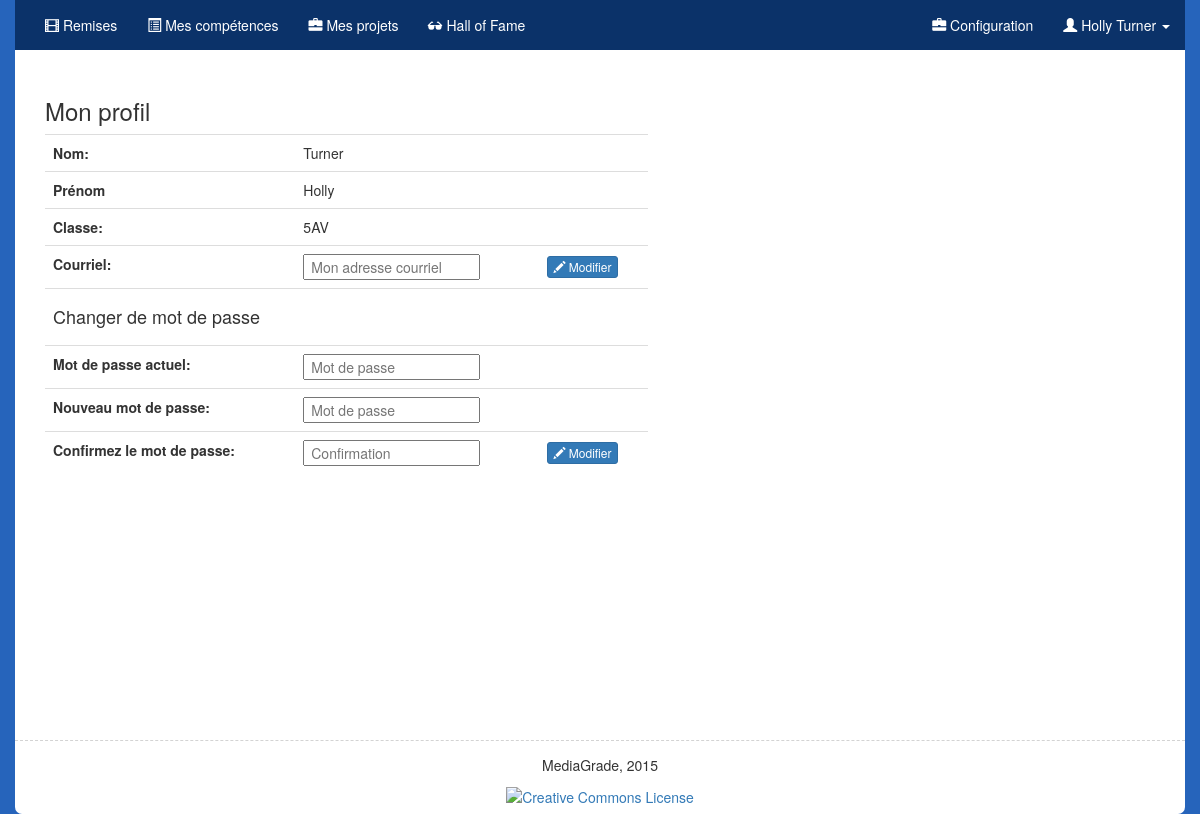
The page /profile.php (signed in) on the database its author committed.
### tables this page shows
CREATE TABLE IF NOT EXISTS `users` (
  `id` int(11) NOT NULL AUTO_INCREMENT,
  `username` varchar(20) NOT NULL,
  `email` tinytext NOT NULL,
  `hash` varchar(255) NOT NULL,
  `name` varchar(20) NOT NULL,
  `last_name` varchar(20) NOT NULL,
  `class` varchar(5) NOT NULL,
  `is_staff` tinyint(1) NOT NULL,
  PRIMARY KEY (`username`),
  KEY `id` (`id`)
);

### public/profile.php (called while the page is built, shortened)
<?php
    $query = query("SELECT * FROM users WHERE id = ?", $_SESSION["id"]);
    render("profile.php", ["title" => "Profil", "user_data" => $query[0]], true);
?>

### includes/langs/be_FR.php (called while the page is built, shortened)
<?php
$lang = array();
$lang['LANG'] = "fr";
$lang['FORGOT_PASS'] = "J'ai oublié mon mot de passe";
$lang['LOGIN'] = "S'identifier";
$lang['USERNAME'] = "Nom d'utilisateur";
$lang['NAME'] = "Prénom";
$lang['LAST_NAME'] = "Nom";
$lang['PASSWORD'] = "Mot de passe";
$lang['CONFIRM_PASSWORD'] = "Confirmez le mot de passe";
$lang['PASSWORD_MISMATCH'] = "Les mots de passe ne correspondent pas";
$lang['EMAIL'] = "Courriel";
$lang['TEACHER'] = "Professeur";
$lang['BACK'] = "Retour";
$lang['MY_PROFILE'] = "Mon profil";
$lang['CHANGE_PASS'] = "Changer de mot de passe";
$lang['ACTUAL_PASS'] = "Mot de passe actuel";
$lang['NEW_PASS'] = "Nouveau mot de passe";
$lang['CONFIRM_PASS'] = "Confirmez le mot de passe";
$lang['MODIFY'] = "Modifier";
$lang['MY_MAIL'] = "Mon adresse courriel";
$lang['SORRY'] = "Désolé!";
$lang['PROVIDE_PASSWORD'] = "Merci de fournir un mot de passe.";
$lang['ALL_FIELDS_REQUIRED'] = "Tous les champs sont obligatoires!";
$lang['PROVIDE_EMAIL'] = "Courriel non valide";
$lang['SAFE_PASSWORD'] = "Votre mot de passe doit contenir au moins 8 caractères, dont 1 en majuscule et 1 chiffre.";
$lang['ALREADY_USER'] = "Courriel ou nom d'utilisateur déjà utilisé";
$lang['USER_EXPLOIT'] = "\"Touche pas à ça, p'tit con!\"";
$lang['USER_INCLUSION_EXPLOIT'] = "Tentative de RFI détectée...";
$lang['NO_INSTRUCTIONS'] = "Désolé, les consignes ne sont pas (encore) disponibles.";
$lang['MAX_SIZE_REACHED'] = "Taille de fichier supérieure à 200 Mo. Vérifiez votre exportation.";
$lang['UNEXPECTED_FILE_TYPE'] = "Format de fichier inattendu.";
$lang['DIR_CREATION_ERROR'] = "Erreur lors de la création du répertoire.";
$lang['NO_FILE'] = "Choisissez un fichier!";
$lang['SELECT_FILE'] = "Sélectionnez un fichier";
$lang['REQUIRED_ANSWER'] = "Réponse requise!";
$lang['REQUIRED_ANSWER'] = "Réponse requise!";
$lang['INVALID_USER_PASS'] = "Nom d'utilisateur ou mot de passe invalide.";
$lang['GRADES'] = "Évaluations";
$lang['RESULTS'] = "Résultats";
$lang['INSTRUCTIONS'] = "Consignes";
$lang['SUBMIT'] = "Remises";
$lang['SKILLS'] = "Compétences";
$lang['ACCOUNT'] = "Compte";
$lang['GALLERY'] = "Hall of Fame";
$lang['MY_GALLERY'] = "Mes projets";
$lang['GRADE_BOOK'] = "Mes compétences";
$lang['LOGOUT'] = "Déconnection";
$lang['MANAGE_PROJECTS'] = "Gérer les projets";
$lang['RATE'] = "Corriger";
$lang['CONFIG'] = "Configuration";
$lang['NEW_PROJECT'] = "Nouveau projet";
$lang['NO_PDF_READER'] = "<p>It appears your Web browser is not configured to display PDF files.
                            No worries, just <a href='123.pdf'>click here to download the PDF file.</a></p>";
$lang['SUBMIT_FILE'] = "Remise du fichier";
$lang['SELF_ASSESSMENT'] = "Auto-évaluation";
$lang['SUBMIT_WORK'] = "Je remets mon travail";
$lang['DISACTIVATE_PROJECT'] = "Désactiver le projet";
$lang['ACTIVATE_PROJECT'] = "Activer le projet";
$lang['SUBMITTED_FILE'] = "Fichier remis:";
$lang['NOT_GRADED_YET'] = "<p>Votre travail n'a pas encore été évalué.</p>";
$lang['PERCENT'] = "Pourcentage";
?>

### templates/profile.php (the view, shortened to what this page needs)
<main class="col-md-10" id="content">
      <div class="row">
        <div class="col-md-8">
           <h3><?= $lang['MY_PROFILE'] ?></h3>
           <form action="profile.php" method="post" role="form">
           <table class="table">
               <tr>
                <td><b><?= $lang['LAST_NAME'] ?>:</b> </td><td><?= $user_data["last_name"]?></td><td></td>
               </tr>
               <tr>
                <td><b><?= $lang['NAME'] ?></b> </td><td><?= $user_data["name"]?></td><td></td>
               </tr>
               <tr>
                <td><b><?= $lang['CLASS'] ?>:</b> </td><td><?= ($_SESSION["admin"] ? $lang['TEACHER'] : $user_data["class"]) ?></td><td></td>
               </tr>                   <tr>
                   <td><b><?= $lang['EMAIL'] ?>:</b> </td>
                   <td><input type="text" name="email" placeholder=" <?= $lang['MY_MAIL'] ?>" value="<?= $user_data["email"]?>" /></td>
                   <td><button type="submit" name="change_email" value="1" class="btn btn-primary btn-xs"><span class="glyphicon glyphicon-pencil"></span> <?= $lang['MODIFY'] ?></button> </td>
               </tr>
                   <td colspan="3"><h4><?= $lang['CHANGE_PASS'] ?></h4></td>
               <tr>
                   <td><b><?= $lang['ACTUAL_PASS'] ?>:</b> </td>
                   <td><input type="password" name="actual_password" placeholder=" <?= $lang['PASSWORD'] ?>"  /></td>
                   <td></td>
               </tr>
               <tr>
                   <td><b><?= $lang['NEW_PASS'] ?>:</b> </td>
                   <td><input type="password" name="new_password" placeholder=" <?= $lang['PASSWORD'] ?>"  /></td>
                   <td></td>
               </tr>
               <tr>
                   <td><b><?= $lang['CONFIRM_PASS'] ?>:</b> </td>
                   <td><input type="password" name="confirm_new_password" placeholder=" Confirmation" /></td>
                   <td><button type="submit" name="change_password" value="1" class="btn btn-primary btn-xs"><span class="glyphicon glyphicon-pencil"></span> <?= $lang['MODIFY'] ?></button> </td>
               </tr>
            </table>
           </form>
        </div>
     </div>
</main>

### templates/menu.php (shortened to what this page needs)
<nav class="navbar navbar-default navbar-fixed-top" id="menu">
    <div class="container" <?= ($_SESSION["admin"] ? 'style="background-color:#482084;"' : '') ?>>
         <div id="navbar" class="navbar-collapse collapse">
            <ul class="nav navbar-nav">
            <?php if($_SESSION["admin"]):?>
                 <li><a href="admin.php"><span class="glyphicon glyphicon-film"></span> <?=$lang['MANAGE_PROJECTS']?> </a></li>
                 <li><a href="rating.php"><span class="glyphicon glyphicon-list-alt"></span> <?=$lang['RATE']?></a></li>
                 <li>
                     <a href="#" class="dropdown-toggle" data-toggle="dropdown"><span class="glyphicon glyphicon-th-list"></span>  <?=$lang['RESULTS']?>  <span class="caret"></span></a>
                     <ul class="dropdown-menu dropdown-menu">
                         <?php foreach($classes as $class): ?>
                         <li><a href="admin.php?results=<?= trim($class["class"], " ") ?>"><?= $class["class"] ?></a></li>
                         <?php endforeach ?>
                     </ul>
                 </li>
            <?php else: ?>
                 <li><a href="index.php"><span class="glyphicon glyphicon-film"></span> <?=$lang['SUBMIT']?></a></li>
                 <li><a href="gradebook.php"><span class="glyphicon glyphicon-list-alt"></span> <?=$lang['GRADE_BOOK']?></a></li>
                 <li><a href="gallery.php?my"><span class="glyphicon glyphicon-briefcase"></span> <?=$lang['MY_GALLERY']?></a></li>
            <?php endif ?>
                 <li><a href="gallery.php"><span class="glyphicon glyphicon-sunglasses"></span> <?=$lang['GALLERY']?></a></li>
            </ul>
            <ul class="nav navbar-nav navbar-right">
                 <li><a href="config.php"><span class="glyphicon glyphicon-briefcase"></span> <?=$lang['CONFIG']?></a></li>
                 <li class="dropdown">
                     <a href="#" class="dropdown-toggle" data-toggle="dropdown"><span class="glyphicon glyphicon-user"></span> <?= $username[0]["name"] . " " . $username[0]["last_name"] ?> <span class="caret"></span></a>
                 </li>
            </ul>
         </div>
     </div>
</nav>

### public/css/styles.css (style rules this page uses)
.container { background: white; -webkit-border-radius: 0 0 7px 7px; -moz-border-radius: 0 0 7px 7px; border-radius: 0 0 7px 7px; }
.navbar-default { -moz-box-shadow: none; -webkit-box-shadow: none; background-color: transparent; background-image: none; border: none; box-shadow: none; }
.navbar-default .navbar-nav>li>a { color: #FFF }
main { padding-bottom:5em; }
body { background-color: #2664BB; padding-top: 50px; }
main { padding-bottom: 2em; padding-top: 0; }
main .row:first-child, main form:first-child { padding-top:2em; }
nav .container { padding-bottom: 0; background-color: #0B3269; // background-image: url('../img/banner_av.jpg'); -webkit-border-radius: 0px; -moz-border-radius: 0px; border-radius: 0px; }

### public/css/sticky-footer.css (style rules this page uses)
html, body { height: 100%; }
.container { min-height: 100%; height: auto !important; height: 100%; margin: 0 auto -60px; padding-bottom: 60px; }

### rows shown on the page
users: name "Holly", last_name "Turner", class "5AV"

### other values the page prints
$lang['SUBMIT'] "Remises"
$lang['GRADE_BOOK'] "Mes compétences"
$lang['MY_GALLERY'] "Mes projets"
$lang['GALLERY'] "Hall of Fame"
$lang['CONFIG'] "Configuration"
$lang['MY_PROFILE'] "Mon profil"
$lang['LAST_NAME'] "Nom"
$lang['NAME'] "Prénom"
$lang['CLASS'] "Classe"
$lang['EMAIL'] "Courriel"
$lang['MODIFY'] "Modifier"
$lang['CHANGE_PASS'] "Changer de mot de passe"
$lang['ACTUAL_PASS'] "Mot de passe actuel"
$lang['NEW_PASS'] "Nouveau mot de passe"
$lang['CONFIRM_PASS'] "Confirmez le mot de passe"
